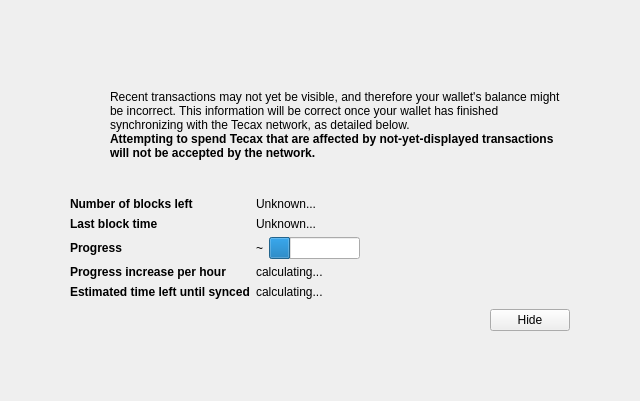
<?xml version="1.0" encoding="UTF-8"?>
<ui version="4.0">
 <class>ModalOverlay</class>
 <widget class="ModalOverlay" name="ModalOverlay">
  <property name="geometry">
   <rect>
    <x>0</x>
    <y>0</y>
    <width>640</width>
    <height>401</height>
   </rect>
  </property>
  <property name="windowTitle">
   <string>Form</string>
  </property>
  <layout class="QVBoxLayout" name="verticalLayout" stretch="0">
   <property name="sizeConstraint">
    <enum>QLayout::SetDefaultConstraint</enum>
   </property>
   <property name="leftMargin">
    <number>0</number>
   </property>
   <property name="topMargin">
    <number>0</number>
   </property>
   <property name="rightMargin">
    <number>0</number>
   </property>
   <property name="bottomMargin">
    <number>0</number>
   </property>
   <item>
    <widget class="QWidget" name="bgWidget" native="true">
     <property name="styleSheet">
      <string notr="true"/>
     </property>
     <layout class="QVBoxLayout" name="verticalLayoutMain" stretch="0">
      <property name="leftMargin">
       <number>60</number>
      </property>
      <property name="topMargin">
       <number>60</number>
      </property>
      <property name="rightMargin">
       <number>60</number>
      </property>
      <property name="bottomMargin">
       <number>60</number>
      </property>
      <item>
       <widget class="QWidget" name="contentWidget" native="true">
        <property name="styleSheet">
         <string notr="true"/>
        </property>
        <layout class="QVBoxLayout" name="verticalLayoutSub" stretch="1,0,0,0,0">
         <property name="spacing">
          <number>0</number>
         </property>
         <property name="leftMargin">
          <number>10</number>
         </property>
         <property name="topMargin">
          <number>10</number>
         </property>
         <property name="rightMargin">
          <number>10</number>
         </property>
         <property name="bottomMargin">
          <number>10</number>
         </property>
         <item>
          <layout class="QHBoxLayout" name="horizontalLayoutIconText" stretch="0,1">
           <property name="topMargin">
            <number>20</number>
           </property>
           <item>
            <layout class="QVBoxLayout" name="verticalLayoutIcon">
             <property name="leftMargin">
              <number>0</number>
             </property>
             <item>
              <widget class="QPushButton" name="warningIcon">
               <property name="enabled">
                <bool>false</bool>
               </property>
               <property name="text">
                <string/>
               </property>
               <property name="icon">
                <iconset>
                 <normaloff>:/icons/warning</normaloff>
                 <disabledoff>:/icons/warning</disabledoff>:/icons/warning</iconset>
               </property>
               <property name="iconSize">
                <size>
                 <width>48</width>
                 <height>48</height>
                </size>
               </property>
               <property name="flat">
                <bool>true</bool>
               </property>
              </widget>
             </item>
             <item>
              <spacer name="verticalSpacerWarningIcon">
               <property name="orientation">
                <enum>Qt::Vertical</enum>
               </property>
               <property name="sizeHint" stdset="0">
                <size>
                 <width>20</width>
                 <height>40</height>
                </size>
               </property>
              </spacer>
             </item>
            </layout>
           </item>
           <item>
            <layout class="QVBoxLayout" name="verticalLayoutInfoText">
             <property name="leftMargin">
              <number>0</number>
             </property>
             <property name="topMargin">
              <number>0</number>
             </property>
             <item>
              <widget class="QLabel" name="infoText">
               <property name="text">
                <string>Recent transactions may not yet be visible, and therefore your wallet's balance might be incorrect. This information will be correct once your wallet has finished synchronizing with the Tecax network, as detailed below.</string>
               </property>
               <property name="textFormat">
                <enum>Qt::RichText</enum>
               </property>
               <property name="wordWrap">
                <bool>true</bool>
               </property>
              </widget>
             </item>
             <item>
              <widget class="QLabel" name="infoTextStrong">
               <property name="font">
                <font>
                 <weight>75</weight>
                 <bold>true</bold>
                </font>
               </property>
               <property name="text">
                <string>Attempting to spend Tecax that are affected by not-yet-displayed transactions will not be accepted by the network.</string>
               </property>
               <property name="textFormat">
                <enum>Qt::RichText</enum>
               </property>
               <property name="wordWrap">
                <bool>true</bool>
               </property>
              </widget>
             </item>
             <item>
              <spacer name="verticalSpacerInTextSpace">
               <property name="orientation">
                <enum>Qt::Vertical</enum>
               </property>
               <property name="sizeHint" stdset="0">
                <size>
                 <width>20</width>
                 <height>40</height>
                </size>
               </property>
              </spacer>
             </item>
            </layout>
           </item>
          </layout>
         </item>
         <item>
          <spacer name="verticalSpacerAfterText">
           <property name="orientation">
            <enum>Qt::Vertical</enum>
           </property>
           <property name="sizeHint" stdset="0">
            <size>
             <width>20</width>
             <height>40</height>
            </size>
           </property>
          </spacer>
         </item>
         <item>
          <layout class="QFormLayout" name="formLayout">
           <property name="fieldGrowthPolicy">
            <enum>QFormLayout::FieldsStayAtSizeHint</enum>
           </property>
           <property name="horizontalSpacing">
            <number>6</number>
           </property>
           <property name="verticalSpacing">
            <number>6</number>
           </property>
           <property name="topMargin">
            <number>10</number>
           </property>
           <item row="0" column="0">
            <widget class="QLabel" name="labelNumberOfBlocksLeft">
             <property name="font">
              <font>
               <weight>75</weight>
               <bold>true</bold>
              </font>
             </property>
             <property name="text">
              <string>Number of blocks left</string>
             </property>
            </widget>
           </item>
           <item row="0" column="1">
            <widget class="QLabel" name="numberOfBlocksLeft">
             <property name="text">
              <string>Unknown...</string>
             </property>
            </widget>
           </item>
           <item row="1" column="0">
            <widget class="QLabel" name="labelLastBlockTime">
             <property name="font">
              <font>
               <weight>75</weight>
               <bold>true</bold>
              </font>
             </property>
             <property name="text">
              <string>Last block time</string>
             </property>
            </widget>
           </item>
           <item row="1" column="1">
            <widget class="QLabel" name="newestBlockDate">
             <property name="sizePolicy">
              <sizepolicy hsizetype="Maximum" vsizetype="Preferred">
               <horstretch>0</horstretch>
               <verstretch>0</verstretch>
              </sizepolicy>
             </property>
             <property name="text">
              <string>Unknown...</string>
             </property>
            </widget>
           </item>
           <item row="2" column="0">
            <widget class="QLabel" name="labelSyncDone">
             <property name="font">
              <font>
               <weight>75</weight>
               <bold>true</bold>
              </font>
             </property>
             <property name="text">
              <string>Progress</string>
             </property>
            </widget>
           </item>
           <item row="2" column="1">
            <layout class="QHBoxLayout" name="horizontalLayoutSync" stretch="0,1">
             <item>
              <widget class="QLabel" name="percentageProgress">
               <property name="text">
                <string>~</string>
               </property>
              </widget>
             </item>
             <item>
              <widget class="QProgressBar" name="progressBar">
               <property name="value">
                <number>24</number>
               </property>
               <property name="format">
                <string/>
               </property>
              </widget>
             </item>
            </layout>
           </item>
           <item row="4" column="0">
            <widget class="QLabel" name="labelProgressIncrease">
             <property name="font">
              <font>
               <weight>75</weight>
               <bold>true</bold>
              </font>
             </property>
             <property name="text">
              <string>Progress increase per hour</string>
             </property>
            </widget>
           </item>
           <item row="4" column="1">
            <widget class="QLabel" name="progressIncreasePerH">
             <property name="text">
              <string>calculating...</string>
             </property>
            </widget>
           </item>
           <item row="5" column="0">
            <widget class="QLabel" name="labelEstimatedTimeLeft">
             <property name="font">
              <font>
               <weight>75</weight>
               <bold>true</bold>
              </font>
             </property>
             <property name="text">
              <string>Estimated time left until synced</string>
             </property>
            </widget>
           </item>
           <item row="5" column="1">
            <widget class="QLabel" name="expectedTimeLeft">
             <property name="text">
              <string>calculating...</string>
             </property>
            </widget>
           </item>
          </layout>
         </item>
         <item>
          <layout class="QHBoxLayout" name="horizontalLayoutButtons">
           <property name="leftMargin">
            <number>10</number>
           </property>
           <property name="topMargin">
            <number>10</number>
           </property>
           <item>
            <spacer name="horizontalSpacer">
             <property name="orientation">
              <enum>Qt::Horizontal</enum>
             </property>
             <property name="sizeHint" stdset="0">
              <size>
               <width>40</width>
               <height>20</height>
              </size>
             </property>
            </spacer>
           </item>
           <item>
            <widget class="QPushButton" name="closeButton">
             <property name="text">
              <string>Hide</string>
             </property>
            </widget>
           </item>
          </layout>
         </item>
         <item>
          <layout class="QVBoxLayout" name="verticalLayout_2">
           <item>
            <spacer name="verticalSpacer">
             <property name="orientation">
              <enum>Qt::Vertical</enum>
             </property>
             <property name="sizeHint" stdset="0">
              <size>
               <width>20</width>
               <height>40</height>
              </size>
             </property>
            </spacer>
           </item>
          </layout>
         </item>
        </layout>
       </widget>
      </item>
     </layout>
    </widget>
   </item>
  </layout>
 </widget>
 <customwidgets>
  <customwidget>
   <class>ModalOverlay</class>
   <extends>QWidget</extends>
   <header>modaloverlay.h</header>
   <container>1</container>
  </customwidget>
 </customwidgets>
 <resources/>
 <connections/>
</ui>
